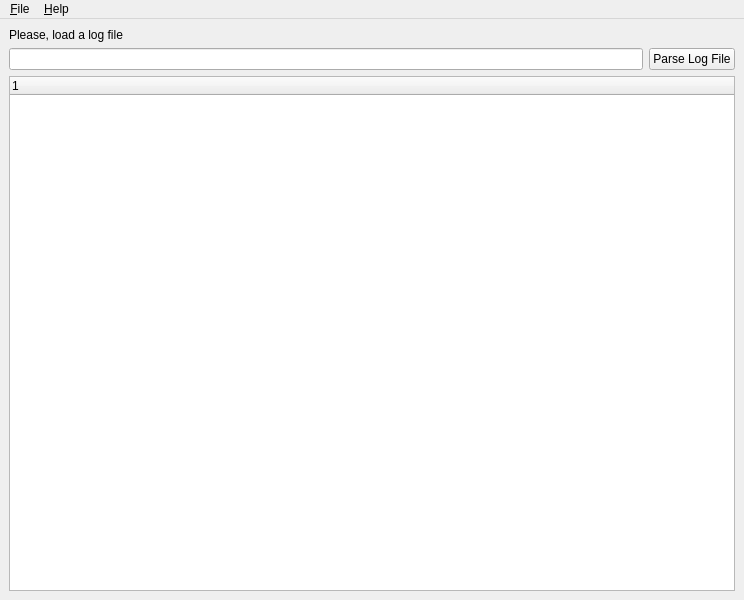
<?xml version="1.0" encoding="UTF-8"?>
<ui version="4.0">
 <class>MainWindow</class>
 <widget class="QMainWindow" name="MainWindow">
  <property name="geometry">
   <rect>
    <x>0</x>
    <y>0</y>
    <width>744</width>
    <height>600</height>
   </rect>
  </property>
  <property name="windowTitle">
   <string>Log Parser</string>
  </property>
  <widget class="QWidget" name="centralWidget">
   <layout class="QVBoxLayout" name="verticalLayout">
    <item>
     <widget class="QLabel" name="lblPath">
      <property name="text">
       <string>Please, load a log file</string>
      </property>
     </widget>
    </item>
    <item>
     <layout class="QHBoxLayout" name="horizontalLayout">
      <item>
       <widget class="QLineEdit" name="txtReToMatch"/>
      </item>
      <item>
       <widget class="QPushButton" name="btnParse">
        <property name="text">
         <string>Parse Log File</string>
        </property>
       </widget>
      </item>
     </layout>
    </item>
    <item>
     <widget class="QTreeWidget" name="tvResult">
      <column>
       <property name="text">
        <string/>
       </property>
      </column>
      <column>
       <property name="text">
        <string/>
       </property>
      </column>
     </widget>
    </item>
   </layout>
  </widget>
  <widget class="QMenuBar" name="menuBar">
   <property name="geometry">
    <rect>
     <x>0</x>
     <y>0</y>
     <width>744</width>
     <height>21</height>
    </rect>
   </property>
   <widget class="QMenu" name="menu_File">
    <property name="title">
     <string>&amp;File</string>
    </property>
    <addaction name="actionOpen_Log_File"/>
    <addaction name="separator"/>
    <addaction name="action_Quit"/>
   </widget>
   <widget class="QMenu" name="menu_Help">
    <property name="title">
     <string>&amp;Help</string>
    </property>
    <addaction name="action_About"/>
    <addaction name="actionTest"/>
   </widget>
   <addaction name="menu_File"/>
   <addaction name="menu_Help"/>
  </widget>
  <action name="actionOpen_Log_File">
   <property name="text">
    <string>Open &amp;Log File</string>
   </property>
  </action>
  <action name="action_Quit">
   <property name="text">
    <string>&amp;Quit</string>
   </property>
  </action>
  <action name="action_About">
   <property name="text">
    <string>&amp;About</string>
   </property>
  </action>
  <action name="actionTest">
   <property name="text">
    <string>Test2</string>
   </property>
  </action>
 </widget>
 <resources/>
 <connections/>
</ui>
